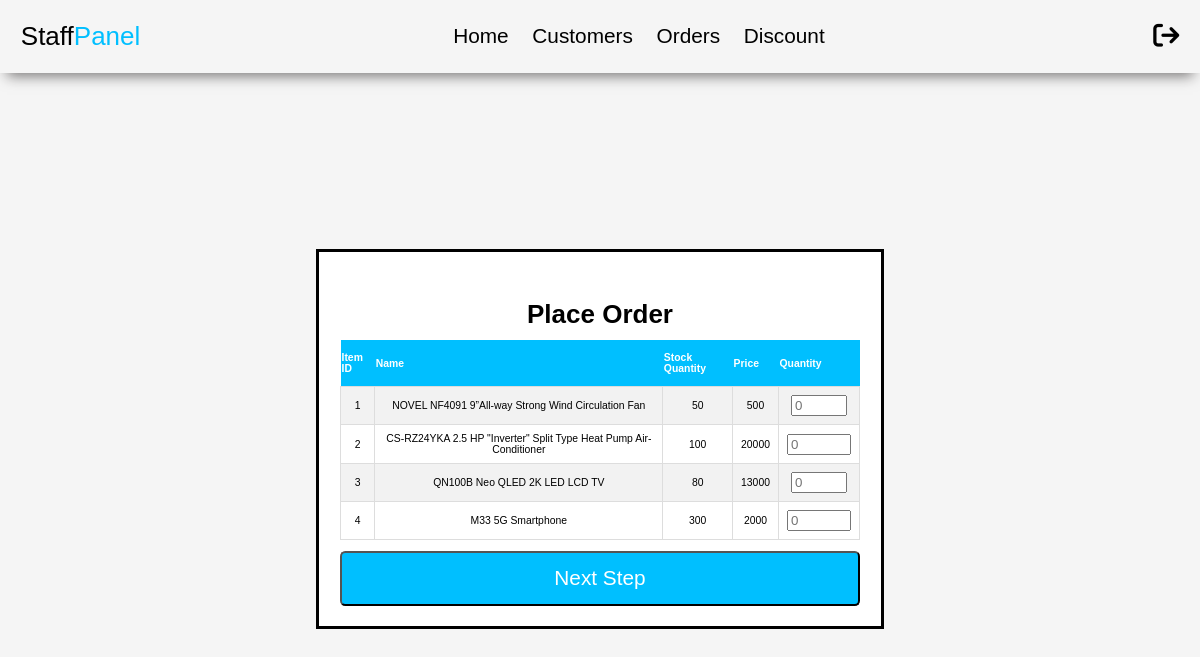
The page /place_order.php on the database its author committed.
### tables this page shows
CREATE TABLE `Item` (
  `itemID` int(11) NOT NULL,
  `itemName` varchar(255) NOT NULL,
  `itemDescription` text DEFAULT NULL,
  `stockQuantity` int(11) NOT NULL DEFAULT 0,
  `price` double NOT NULL
);

### place_order.php (the view, shortened to what this page needs)
<!DOCTYPE html>
<html lang="en">
<head>
    <link rel="stylesheet" href="style/customer.css">
</head>
<body>
    <?php include 'staff_header.php'; ?>
    <section class="form-container">
    <form action="submit_order.php" method="POST">
        <h3>Place Order</h3>
        <table class="table" style="margin-top:10px;">
        <tr>
            <th>Item ID</th>
            <th>Name</th>
            <th>Stock Quantity</th>
            <th>Price</th>
            <th>Quantity</th>
        </tr>
            <?php
            require_once("connection/mysqli_conn.php");
            $result = mysqli_query($conn,"SELECT * FROM Item");
            while($row = mysqli_fetch_assoc($result)){
                $results[] = $row;
            }
            foreach ($results as $key => $res) {
                if($res['stockQuantity']>0){
                    echo '<tr><td>'
                    .$res['itemID'].'</td><td>'
                    .$res['itemName'].'</td><td>'
                    .$res['stockQuantity'].'</td><td>'
                    .$res['price'].'</td>'
                    .'<td><input name="'.$res['itemID'].'" type="number" placeholder="0" min="0" max="'.$res['stockQuantity'].'"></input></td></tr>';
                }
            }
            ?>
        </table>
        <input type="submit" name="submit" value="Next Step" class="btn" >
    </form>
    </section>
</body>
</html>

### style/customer.css (style rules this page uses)
body { background-color: whitesmoke; font-family: 'Trebuchet MS', sans-serif; }
html { font-size: 65%; overflow-x: hidden; scroll-behavior: smooth; scroll-padding-top: 6.5rem; }
section { padding: 3rem 2rem; max-width: 1200px; margin: 0 auto; }
.form-container { min-height: 100vh; display: flex; align-items: center; justify-content: center; }
.form-container form { width: 50rem; background-color: white; border: solid; text-align: center; padding: 2rem; }
.form-container form h3 { font-size: 2.5rem; margin-bottom: 1rem; text-align: center; }
.btn { display: block; width: 100%; margin-top: 1rem; border-radius: .5rem; color: white; font-size: 2rem; padding:1.3rem 0; text-transform: capitalize; cursor: pointer; text-align: center; background-color: rgb(0,191,255) }
.table { margin-top: 100px; font-family: Arial, Helvetica, sans-serif; border-collapse: collapse; width: 100%; }
.table td, #customers th { border: 1px solid #ddd; padding: 8px; }
.table tr:nth-child(even) { background-color: #f2f2f2; }
.table th { padding-top: 12px; padding-bottom: 12px; text-align: left; background-color: rgb(0,191,255); color: white; }

### rows shown on the page
item: itemID "1", itemName "NOVEL NF4091 9”All-way Strong Wind Circulation Fan", stockQuantity "50", price "500"
item: itemID "2", itemName "CS-RZ24YKA 2.5 HP \"Inverter\" Split Type Heat Pump Air-Conditioner", stockQuantity "100", price "20000"
item: itemID "3", itemName "QN100B Neo QLED 2K LED LCD TV", stockQuantity "80", price "13000"
item: itemID "4", itemName "M33 5G Smartphone", stockQuantity "300", price "2000"
